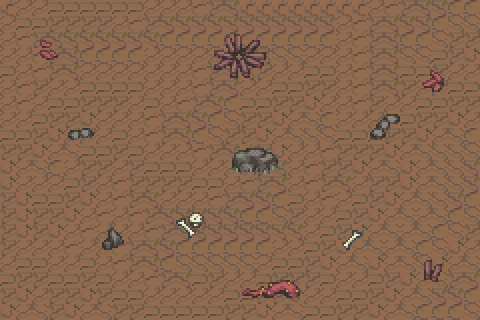

This game map was drawn from its Tiled (.tmx) file and the tilesets committed beside it. A one-line description and the full map source follow:
An orthogonal 30x20 tile map with 16x16 px tiles, 2 tile layers (bg, deco), 2 tilesets.

<map version="1.10" tiledversion="1.10.1" orientation="orthogonal" renderorder="right-down" width="30" height="20" tilewidth="16" tileheight="16" infinite="0" nextlayerid="3" nextobjectid="1">
 <tileset firstgid="1" name="32x32_DEMO" tilewidth="16" tileheight="16" tilecount="4160" columns="80">
  <image source="32x32_DEMO.png" width="1280" height="832" />
 </tileset>
 <tileset firstgid="4161" name="tf_B_ashlands_2" tilewidth="16" tileheight="16" tilecount="1024" columns="32">
  <image source="../tileset/2x_RMVX/tf_B_ashlands_2.png" width="512" height="512" />
 </tileset>
 <layer id="1" name="bg" width="30" height="20">
  <data encoding="csv">
1293,484,484,564,564,564,564,564,564,484,484,484,485,486,487,1293,1293,1293,1293,1293,1293,1293,1293,484,485,486,487,487,567,567,
484,564,564,644,644,644,644,484,485,486,487,487,487,487,487,487,487,487,487,487,487,484,485,486,487,487,487,567,647,647,
484,485,486,487,487,487,487,487,487,487,567,567,567,567,567,567,567,567,567,567,567,484,485,486,487,567,567,647,644,644,
484,484,485,486,487,567,567,567,567,484,484,484,484,484,485,486,487,647,647,484,484,484,485,486,487,647,647,564,644,645,
564,484,485,486,487,484,484,484,484,484,484,484,485,486,487,487,486,484,484,564,564,484,485,486,487,564,564,644,484,484,
484,485,486,484,484,564,564,564,564,484,484,484,485,486,487,484,484,564,564,644,644,484,485,486,487,644,484,484,564,564,
484,485,484,564,564,644,644,644,484,564,484,485,486,487,567,564,564,644,644,645,646,484,485,486,484,484,564,564,644,644,
484,484,564,644,644,645,646,484,484,485,486,487,487,567,647,644,644,645,646,647,567,484,484,484,564,564,644,644,645,646,
564,564,644,645,646,484,484,564,484,485,486,487,567,647,644,644,645,646,647,647,647,564,564,564,644,644,645,646,647,567,
644,644,645,646,647,564,564,644,564,484,484,484,485,486,487,1293,644,645,646,484,485,644,644,644,645,646,647,647,647,647,
645,646,647,567,484,644,644,484,644,564,564,564,484,484,484,485,486,487,484,485,486,644,645,646,647,645,646,647,647,487,
645,646,484,484,564,644,484,485,486,644,644,644,564,564,484,485,486,487,484,485,486,487,484,644,644,645,646,647,647,487,
644,645,564,564,644,645,484,485,486,487,484,484,484,485,486,487,487,567,564,484,485,484,564,644,645,646,647,647,487,567,
644,645,644,644,645,484,485,484,485,486,487,487,487,487,487,567,567,647,644,484,484,564,644,645,646,647,646,647,567,647,
644,645,644,645,484,485,484,484,484,485,486,487,487,487,487,487,487,487,487,484,564,644,645,646,647,646,647,567,647,644,
644,484,484,484,485,484,484,485,486,487,487,567,567,567,567,567,567,484,484,564,644,645,646,647,646,647,567,647,645,646,
484,564,564,484,484,564,484,485,486,487,567,647,647,647,647,647,484,564,564,644,645,646,647,645,646,647,647,645,646,647,
564,644,644,564,564,644,564,484,484,485,486,487,564,644,484,484,564,644,644,644,564,484,484,564,644,645,646,647,486,487,
644,645,646,644,644,645,644,564,564,484,484,484,484,484,564,564,644,644,645,484,484,564,564,644,645,646,647,487,487,567,
645,646,647,644,645,646,647,644,644,564,564,564,564,564,644,644,645,646,647,564,564,644,644,645,646,647,567,567,567,647
</data>
 </layer>
 <layer id="2" name="deco" width="30" height="20">
  <data encoding="csv">
0,0,0,0,0,0,0,0,0,0,0,0,0,0,0,0,0,0,0,0,0,0,0,0,0,0,0,0,0,0,
0,0,0,0,0,0,0,0,0,0,0,0,0,0,0,0,0,0,0,0,0,0,0,0,0,0,0,0,0,0,
0,0,4225,4226,0,0,0,0,0,0,0,0,0,5064,5065,5066,5067,0,0,0,0,0,0,0,0,0,0,0,0,0,
0,0,4257,4258,0,0,0,0,0,0,0,0,0,5096,5097,5098,5099,0,0,0,0,0,0,0,0,0,0,0,0,0,
0,0,0,0,0,0,0,0,0,0,0,0,0,5128,5129,5130,5131,0,0,0,0,0,0,0,0,0,4229,4230,0,0,
0,0,0,0,0,0,0,0,0,0,0,0,0,0,0,0,0,0,0,0,0,0,0,0,0,0,4261,4262,0,0,
0,0,0,0,0,0,0,0,0,0,0,0,0,0,0,0,0,0,0,0,0,0,0,0,0,0,0,0,0,0,
0,0,0,0,0,0,0,0,0,0,0,0,0,0,0,0,0,0,0,0,0,0,0,4999,5000,0,0,0,0,0,
0,0,0,0,5033,5034,0,0,0,0,0,0,0,0,0,0,0,0,0,0,0,0,0,5031,5032,0,0,0,0,0,
0,0,0,0,0,0,0,0,0,0,0,0,0,0,4365,4366,4367,4368,0,0,0,0,0,0,0,0,0,0,0,0,
0,0,0,0,0,0,0,0,0,0,0,0,0,0,4397,4398,4399,4400,0,0,0,0,0,0,0,0,0,0,0,0,
0,0,0,0,0,0,0,0,0,0,0,0,0,0,0,0,0,0,0,0,0,0,0,0,0,0,0,0,0,0,
0,0,0,0,0,0,0,0,0,0,0,0,0,0,0,0,0,0,0,0,0,0,0,0,0,0,0,0,0,0,
0,0,0,0,0,0,0,0,0,0,0,4935,4936,0,0,0,0,0,0,0,0,0,0,0,0,0,0,0,0,0,
0,0,0,0,0,0,4293,4294,0,0,0,4967,4968,0,0,0,0,0,0,0,0,4929,4930,0,0,0,0,0,0,0,
0,0,0,0,0,0,4325,4326,0,0,0,0,0,0,0,0,0,0,0,0,0,4961,4962,0,0,0,0,0,0,0,
0,0,0,0,0,0,0,0,0,0,0,0,0,0,0,0,0,0,0,0,0,0,0,0,0,0,5133,5134,0,0,
0,0,0,0,0,0,0,0,0,0,0,0,0,0,0,4305,4306,4307,4308,0,0,0,0,0,0,0,5165,5166,0,0,
0,0,0,0,0,0,0,0,0,0,0,0,0,0,0,4337,4338,4339,4340,0,0,0,0,0,0,0,0,0,0,0,
0,0,0,0,0,0,0,0,0,0,0,0,0,0,0,0,0,0,0,0,0,0,0,0,0,0,0,0,0,0
</data>
 </layer>
</map>
